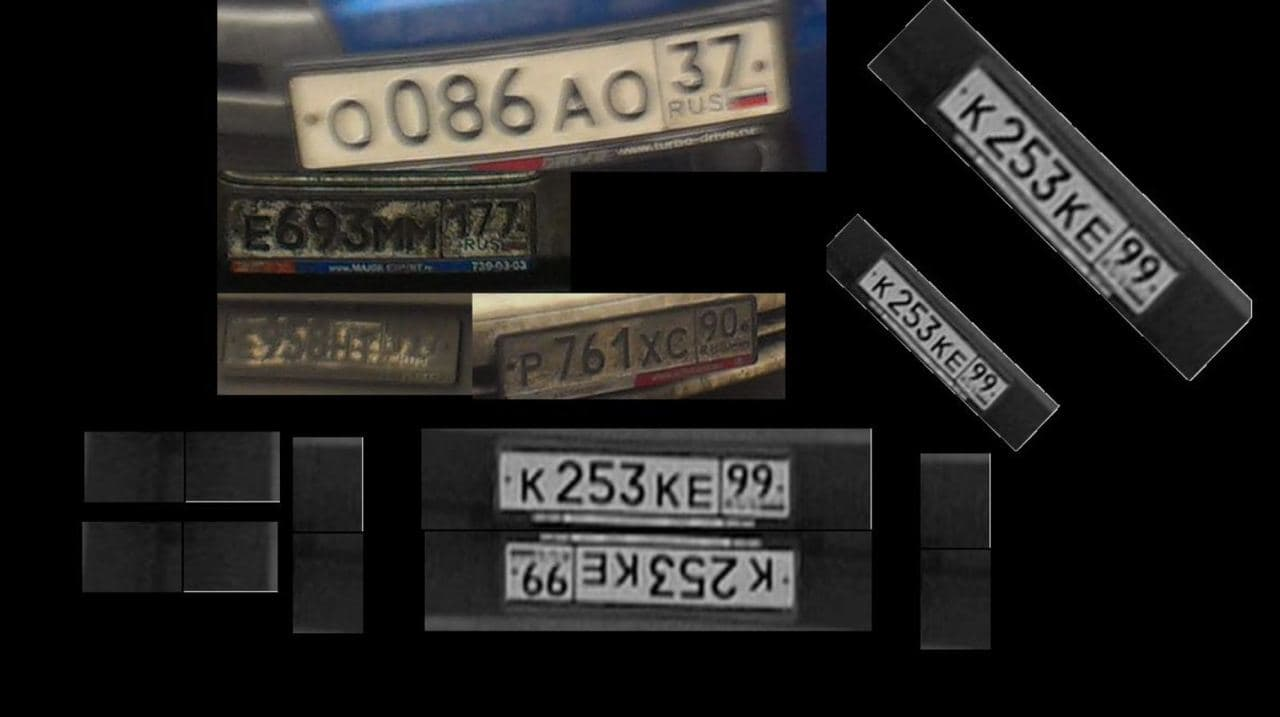
#> input picture pic4.jpg, 1280 x 717 px
$ jupyter execute --allow-errors indiv4.ipynb
#> lines starting #> are read from the running program, lines starting #| are printed output that depends on the picture; after the words box and inside, x2 and y2 are one past the last pixel; in counts of white or black regions, pixels touching at a corner belong together
#> `ref = cv.imread("pic4.jpg", cv.IMREAD_GRAYSCALE)`:
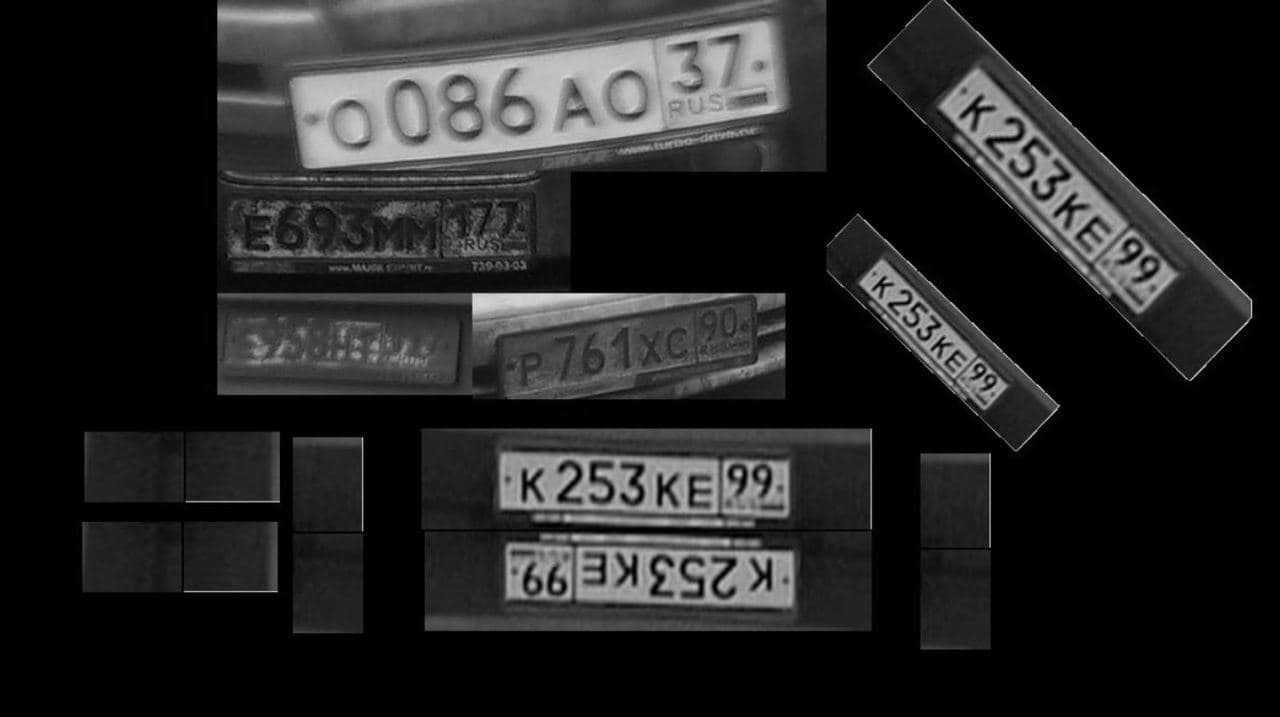
#> ref: shape (717, 1280); min 0, max 223, mean 34.6
[cell 1]
from IPython import get_ipython
my_variables = set(dir())  # Write this line at the beginning of cell
my_variables = list(set(dir()) - my_variables)  # Write these 2 lines at the end of cell
get_ipython().magic('%reset_selective -f [{}]'.format(','.join(my_variables)))

import cv2 as cv
import numpy as np
import numpy.ma as ma
from matplotlib import pyplot as plt
from PIL import Image, ImageDraw
import pylab

[cell 2]
def plt_show(image, color = None):
    pic_size=5
    plt.figure(figsize = (pic_size, pic_size))
#> (this line was passed over: IPython is not available in this run)
    plt.imshow(image, color)
#> (this line was passed over: IPython is not available in this run)
    plt.show()

[cell 3]
def otsuFragment(pix, old):
    hist = hist_ar(pix)

    summ = 0
    for x in range(len(pix)):
        summ = summ +pix[x]

    indexMax = 0
    sigMax = 0.0

    l1 = 0
    o1 = 0

    if len(old)==0:
        old_new=[0]

    for thresh in range(1,len(hist)):

        if not thresh in old:
            l1 = l1 +  hist[thresh]

            # print("o1 ",o1)
            o1 =o1+ thresh * hist[thresh]

            # print("l1",l1)
            omega1 = l1 /len(pix)
            omega2 = 1.0 - omega1

            lyamda1 = o1 /l1
            lyamda2 = (summ - o1)/(len(pix) - l1)

            between = lyamda1 - lyamda2

            sigma = omega1 * omega2 * between * between

            if (sigma > sigMax):
                sigMax = sigma
                indexMax = thresh
    return indexMax

def hist_ar(pixarr):
        h = np.zeros(256, np.float32)
        for x in range(len(pixarr)):
            h[round(pixarr[x])]=h[round(pixarr[x])]+1
        for i in range(len(h)):
            if len(h)>i:
                if ((h[i]==0) & (len(h)>0)):
                    h=np.setdiff1d(h, 0)
                    i = i - 1
        return h


def otsu_locs():
    parts=10
    image_name="pic4.jpg"
    ref = pixarr = cv.imread(image_name, cv.IMREAD_GRAYSCALE)
    image = Image.open(image_name)
    new_pix = ImageDraw.Draw(image)
    partsH = 2;  partsV = 3

    sizeV = image.size[1];  sizeH = image.size[0]
#> after `sizeV = image.size[1]`: sizeV = 717
#> after `sizeH = image.size[0]`: sizeH = 1280
    arr = np.array([x for x in range(0,sizeH-sizeH//partsV+1,int(sizeH//partsV))])
#> arr = [0, 426, 852]
    stepH = [arr,[0,249,  332,  415,  498,  581,  664, 1422] ,np.array([x for x in range(0,sizeH-sizeH//parts+1,int(sizeH//parts))]),[0, 275, 470,562, 830, 1182,1422], [0, 532, 896, 1422], [0,1422],[0, 478, 960, 1422]]
    stepV = [0, 217,279, 355, 419, 557, 605, 711]

    for i in range(len(stepV)-1):
        for j in range(len(stepH[i])-1):

            arr1 = arr = (pixarr[stepV[i]:stepV[i+1],stepH[i][j]:stepH[i][j+1]])
            limit = otsuFragment(arr1.reshape(len(arr)*len(arr[0])), [])

            if(stepV[i]==279 & stepV[i+1]==335)|(stepH[i][j+1]<230)|(stepV[i+1]==605) |(stepH[i][j+1]>1090 & stepV[i+1]>500):
                limit, _ = cv.threshold(arr,150,255,cv.THRESH_BINARY_INV)
            for x in range(stepV[i],stepV[i+1]):
                for y in range(stepH[i][j],stepH[i][j+1]):
                    if arr[x-stepV[i],y-stepH[i][j]] < limit:
                        pix = 0
                    else:
                        pix = 255
                    ref[x][y]=pix
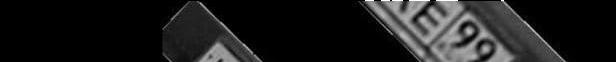
#> arr: shape (62, 616); min 0, max 255, mean 29.1
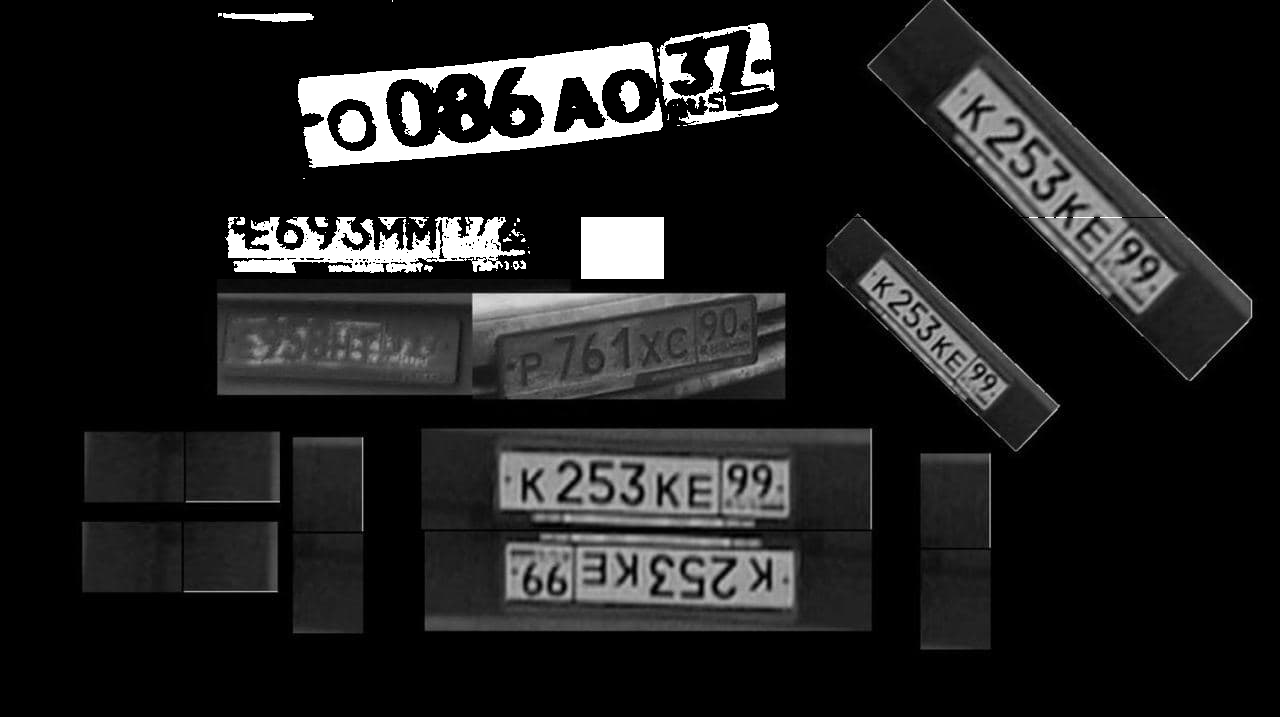
#> ref: shape (717, 1280); 16.48% of pixels changed, all inside (x1, y1, x2, y2) = (200, 0, 1181, 279)

    plt_show(ref, "gray")
    Image.fromarray(ref).save("carnum.jpg")
    return ref

[cell 4]
pic_size = 5
ref = cv.imread("pic4.jpg", cv.IMREAD_GRAYSCALE)
plt_show(ref)

$ run again, with pic1.jpg copied over pic4.jpg
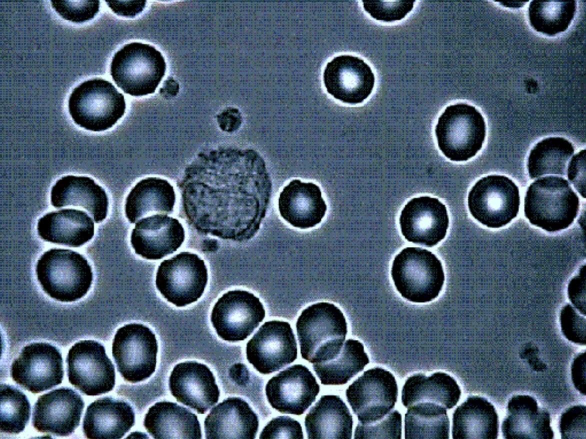
#> input picture pic1.jpg, 1172 x 878 px (shown at 1/2 size)
#> after the loop in otsu_locs, `for i in range(len(stepV)-1):`:
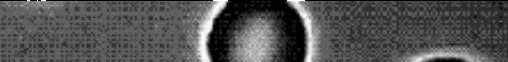
#> arr: shape (62, 508); min 0, max 255, mean 82.1
#> after the loop in otsu_locs, `for i in range(len(stepV)-1):`:
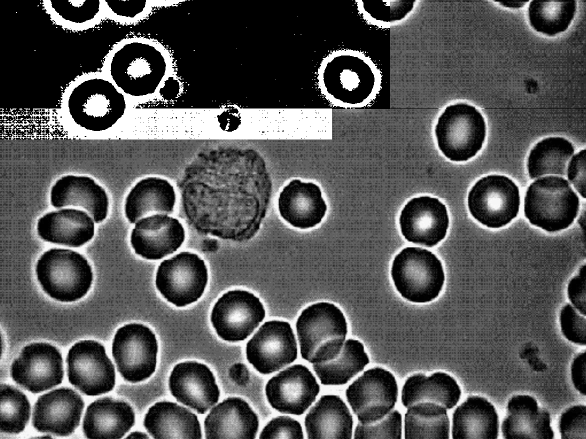
#> ref: shape (878, 1172) (shown at 1/2 size); min 0, max 255, mean 85.6

$ run again, with pic2.jpg copied over pic4.jpg
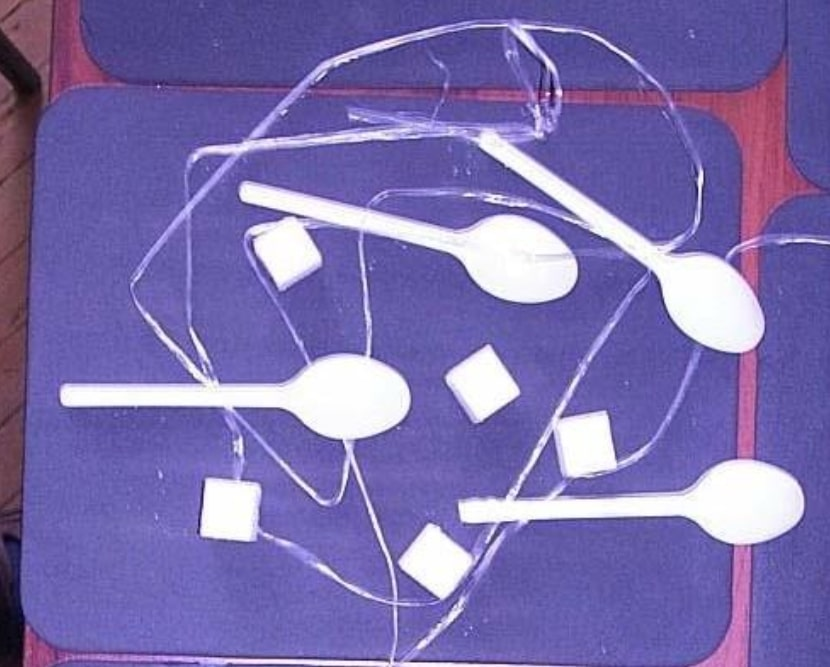
#> input picture pic2.jpg, 830 x 667 px
#> after the loop in otsu_locs, `for i in range(len(stepV)-1):`:
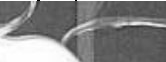
#> arr: shape (62, 166); min 0, max 255, mean 130.5
#> after the loop in otsu_locs, `for i in range(len(stepV)-1):`:
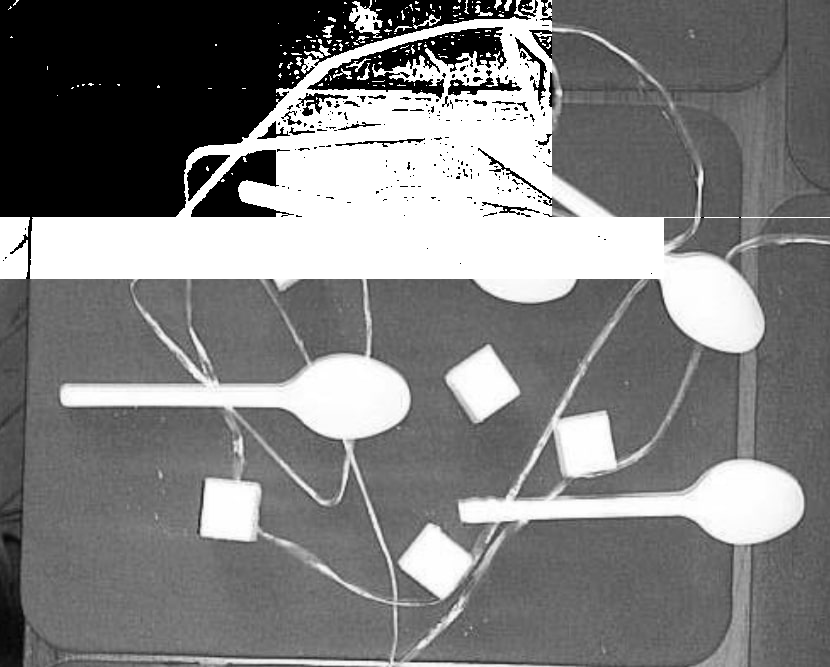
#> ref: shape (667, 830); min 0, max 255, mean 127.3
